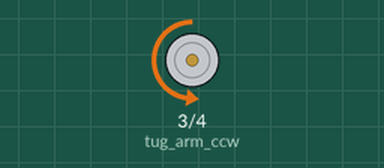
Bench run of a sketch on a simulated Arduino Uno, built with avr-gcc and run on an emulated ATmega328P. Parts: motor-driver pin pairs drawn as motors (green arrow = first pin HIGH = forward, orange = second pin HIGH = backward, longer = more drive, scaled by the enable pin).

Above: at 0.1 s.
At 3.1 s:
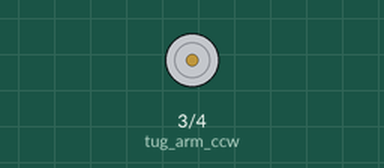
Timing chart, 0 to 4.6 s (numbered marks = the images above):
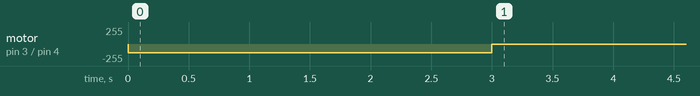

The sketch:

tug_arm_centering_01.ino
```cpp
int tug_arm_cw = 4;
int tug_arm_ccw = 3;
int speed_control = 5;

void setup() {
 pinMode(tug_arm_cw, OUTPUT);
 pinMode(tug_arm_ccw, OUTPUT);
 pinMode(speed_control, OUTPUT);

 digitalWrite(tug_arm_cw, HIGH);
 digitalWrite(tug_arm_ccw, LOW);
 analogWrite(speed_control, 130);

 delay(3000);

 digitalWrite(tug_arm_cw, LOW);
 digitalWrite(tug_arm_ccw, LOW);
 analogWrite(speed_control, 0);
}

void loop()
{

}
```
